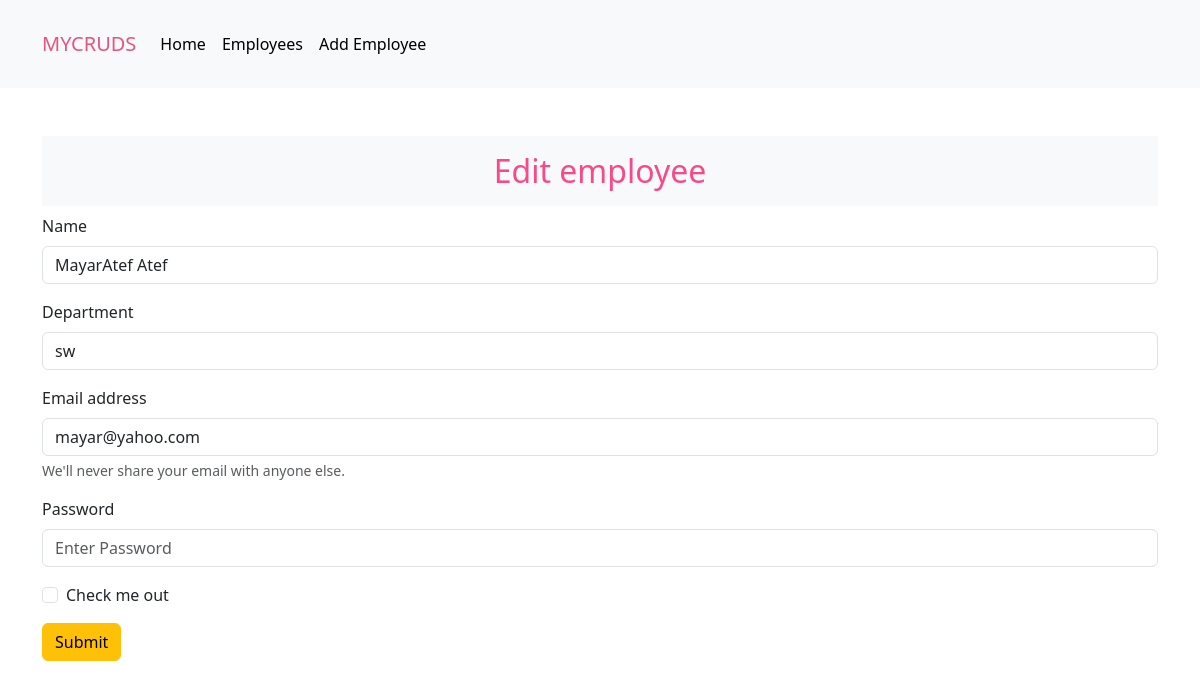
The page /edit-emp.php?id=5 on the database its author committed.
### tables this page shows
CREATE TABLE `employees` (
  `id` int(11) NOT NULL,
  `name` varchar(255) NOT NULL,
  `email` varchar(255) NOT NULL,
  `password` varchar(255) NOT NULL,
  `department` varchar(255) NOT NULL,
  `created_at` timestamp NOT NULL DEFAULT current_timestamp()
);

### Database.php (called while the page is built, shortened)
<?php
class Database{
    private $server = "localhost";
    private $username = "root";
    private $password = "";
    private $dbName = "softcompany";
    private $conn;
    public function __construct(){
        $this->conn=mysqli_connect($this->server,$this->username,$this->password,$this->dbName);
    }
    public function findrecord($table,$id){
        $sql="SELECT * FROM $table WHERE `id`='$id'";
        $results=mysqli_query($this->conn,$sql);
        if($results)
        {
                if(mysqli_num_rows($results))
                {
              return mysqli_fetch_assoc($results);
            }
             return false;
        }
        else {
             die("Error".mysqli_error($this->conn));
        }
    }
}

### edit-emp.php (the view, shortened to what this page needs)
<?php include 'header.php' ?>
<?php include 'navbar.php' ?>
<?php if(isset($_GET['id']) && is_numeric($_GET['id']) ):?>
<?php $row = $db->findrecord("employees",$_GET['id']); ?>
<?php if($row): ?>
<div class="container pt-5">
    <div class="row">
        <div class="col text-center">
            <h2 class="bg-light p-3" style="color:#F64A8A;">
                Edit employee
            </h2>
        </div>
    </div>
    <div class="row">
        <div class="col">
            <form method="post" action="<?php $_SERVER['PHP_SELF']; ?>">
                <div class="mb-3">
                    <label for="exampleInputEmail1" class="form-label">Name</label>
                    <input type="text" class="form-control" id="exampleInputName" aria-describedby="emailHelp"
                        placeholder="Enter Name" name="name" value="<?php  echo $row['name']; ?>">
                </div>
                <div class="mb-3">
                    <label for="exampleInputEmail1" class="form-label">Department</label>
                    <input type="text" class="form-control" id="exampleInputDep" aria-describedby="emailHelp"
                        placeholder="Enter Department" name="department" value="<?php  echo $row['department']; ?>">
                </div>
                <div class="mb-3">
                    <label for="exampleInputEmail1" class="form-label">Email address</label>
                    <input type="text" class="form-control" id="exampleInputEmail1" aria-describedby="emailHelp"
                        placeholder="Enter Email" name="email" value="<?php  echo $row['email']; ?>">
                    <div id="emailHelp" class="form-text">We'll never share your email with anyone else.</div>
                </div>
                <div class="mb-3">
                    <label for="exampleInputPassword1" class="form-label">Password</label>
                    <input type="password" class="form-control" id="exampleInputPassword1" placeholder="Enter Password"
                        name="password">
                </div>
                <div class="mb-3 form-check">
                    <input type="checkbox" class="form-check-input" id="exampleCheck1">
                    <label class="form-check-label" for="exampleCheck1">Check me out</label>
                </div>
                <button type="submit" class="btn btn-warning" name="submit">Submit</button>
            </form>
        </div>
    </div>
    <div class="row p-5">
    </div>
    <?php endif; ?>
    <?php endif; ?>
</div>
<?php include 'footer.php' ?>

### rows shown on the page
employees: name "MayarAtef Atef", department "sw", email "mayar@yahoo.com"
